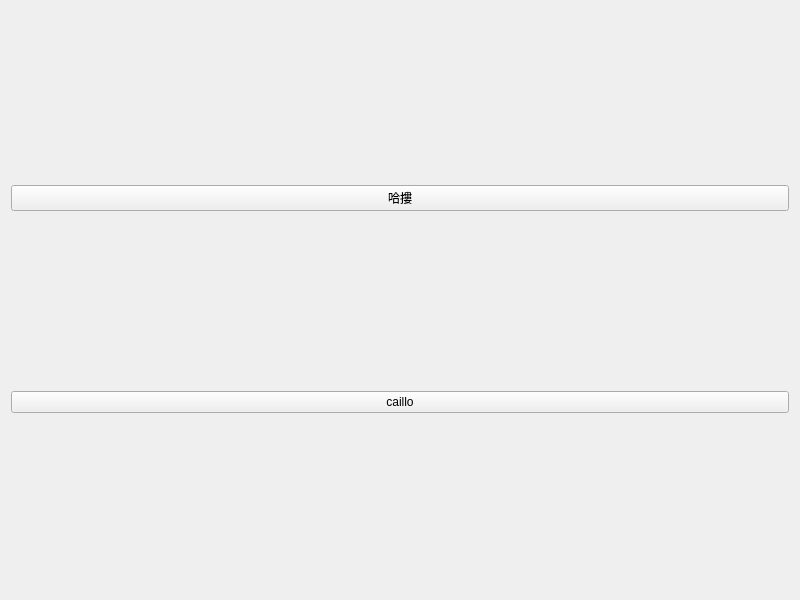
<?xml version="1.0" encoding="UTF-8"?>
<ui version="4.0">
 <class>designWidget</class>
 <widget class="QWidget" name="designWidget">
  <property name="geometry">
   <rect>
    <x>0</x>
    <y>0</y>
    <width>800</width>
    <height>600</height>
   </rect>
  </property>
  <property name="windowTitle">
   <string>designWidget</string>
  </property>
  <property name="layoutDirection">
   <enum>Qt::LayoutDirection::LeftToRight</enum>
  </property>
  <layout class="QVBoxLayout" name="verticalLayout_2">
   <item>
    <widget class="QPushButton" name="pushButton_2">
     <property name="text">
      <string>哈摟</string>
     </property>
    </widget>
   </item>
   <item>
    <widget class="QPushButton" name="pushButton">
     <property name="text">
      <string>caillo</string>
     </property>
    </widget>
   </item>
  </layout>
 </widget>
 <resources/>
 <connections/>
</ui>
